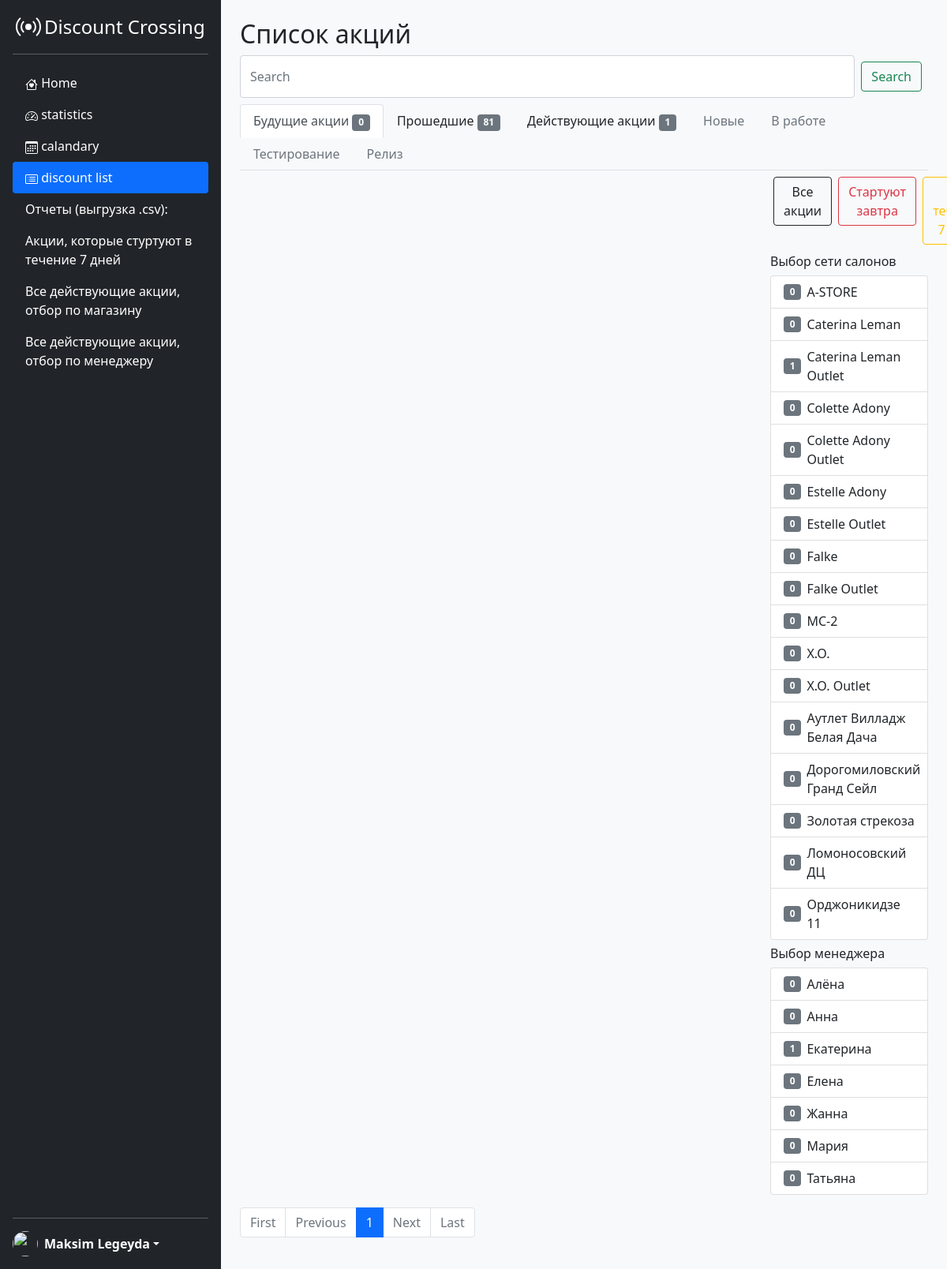
Screenshot of /discountList with the database file from the repository.
### shops/models.py (models this page shows, shortened)
class Shop(models.Model):
    title = models.CharField(max_length=250, null=True, verbose_name='Наименование магазина')
    manager = models.ManyToManyField(ShopManagers)
    countFutureDiscount = models.IntegerField(default=0, verbose_name='Количество будущих акций')
    countPastDiscount = models.IntegerField(default=0, verbose_name='Количество прошедших акций')
    countCurrentDiscount = models.IntegerField(default=0, verbose_name='Количество текущих акций')
    class Meta:
        verbose_name = 'Магазин'
        verbose_name_plural = 'Магазины'

class ShopManagers(models.Model):
    name = models.CharField(max_length=250, null=True, verbose_name='Руководить сети (акции)')
    phone = models.CharField(max_length=25, blank=True, default='+7', verbose_name='Телефон')
    countFutureDiscount = models.IntegerField(default=0, verbose_name='Количество будущих акций')
    countPastDiscount = models.IntegerField(default=0, verbose_name='Количество прошедших акций')
    countCurrentDiscount = models.IntegerField(default=0, verbose_name='Количество текущих акций')
    class Meta:
        verbose_name = 'Менеджер'
        verbose_name_plural = 'Менеджеры'

### discount/views.py (the view)
# urls.py: path('discountList', views.discountList, name='discountList'),
def discountList(request, shop_id=None):
    now = datetime.now()
    shopsList = Shop.objects.all().order_by('title')
    managers = ShopManagers.objects.all().order_by('name')
    discountCurrent = DiscountData.objects.filter(startDate__lte=now).filter(endDate__gte=now).order_by('-startDate')
    discountsOld = DiscountData.objects.filter(startDate__lte=now).filter(endDate__lte=now).order_by('-startDate')
    discountsFuture = DiscountData.objects.filter(startDate__gte=now).order_by('startDate')
    discountCounter = discountsFuture.count()
    discountCounterOld = discountsOld.count()
    discountCounterCurrent = discountCurrent.count()
    if request.path == '/discountList':
        discounts = discountsFuture
    elif request.path == '/OldDiscountList':
        discounts = discountsOld
    elif request.path == '/CurrentDiscountList':
        discounts = discountCurrent
    paginator = Paginator(discounts, 7)
    page_number = request.GET.get('page')
    page_obj = paginator.get_page(page_number)
    context = {
        'discounts' : discounts,
        'counter' : discountCounter,
        'counterOLd' : discountCounterOld,
        'counterCurrent' : discountCounterCurrent,
        'shopListItem' : shopsList,
        'page_obj' : page_obj,
        'managers' : managers,
    }
    return render(request, template_name='discount_list.html', context=context)

### templates/discount_list.html (shortened to what this page needs)
{% extends 'base.html' %}
{% block content %}
<div class="p-4 bg-light" style="width: 100%;">
<h2 class="">Список акций</h2>
    <form class="form-inline my-2 my-lg-0 d-flex" action="{% url 'search_results' %}" method="get">
      <input name="q" class="form-control mr-sm-2" type="search" placeholder="Search" aria-label="Search">
      <button class="btn btn-outline-success m-2" type="submit">Search</button>
    </form>
  <ul class="nav nav-tabs mt-2">
    <li class="nav-item">
      {% url 'discountList' as url_discountList %}
      <a class="nav-link link-dark {% if url_discountList in request.path %}active{% endif %}"
      href="/discountList">Будущие акции <span class="badge bg-secondary">{{ counter }}</span></a>
    </li>
    <li class="nav-item">
      {% url 'OldDiscountList' as url_OldDiscountList %}
      <a class="nav-link link-dark {% if url_OldDiscountList in request.path %}active{% endif %}"
      href="/OldDiscountList">Прошедшие <span class="badge bg-secondary">{{ counterOLd }}</span></a>
    </li>
    <li class="nav-item">
      {% url 'CurrentDiscountList' as url_CurrentDiscountList %}
      <a class="nav-link link-dark {% if url_CurrentDiscountList in request.path %}active{% endif %}"
      href="/CurrentDiscountList">Действующие акции <span class="badge bg-secondary">{{ counterCurrent }}</span></a>
    </li>
    <li class="nav-item">
      <a class="nav-link disabled link-dark" href="#">Новые</a>
    </li>
    <li class="nav-item">
      <a class="nav-link disabled link-dark" href="#">В работе</a>
    </li>
    <li class="nav-item">
      <a class="nav-link disabled link-dark" href="#">Тестирование</a>
    </li>
    <li class="nav-item">
      <a class="nav-link disabled link-dark" href="#">Релиз</a>
    </li>
  </ul>
<div class="content" style="min-height: 79vh;">
<div class="row">
<div class="col">
</div>
<div class="col-3 mt-1 pr-5">
  <div class="d-flex">
    <form class="m-1" action="{% url 'discountList' %}" method="get">
      <button type="submit" class="btn btn-outline-dark">Все акции</button>
    </form>
    <form class="m-1" action="{% url 'startTomorrow' %}" method="get">
      <button type="submit" class="btn btn-outline-danger">Стартуют завтра</button>
    </form>
    <form class="m-1" action="{% url 'startWithinAWeek' %}" method="get">
      <button type="submit" class="btn btn-outline-warning">В течение 7 дней</button>
    </form>
  </div>
  <h6 class="mt-2">Выбор сети салонов</h6>
  <ul class="list-group">
    {% for shop in shopListItem %}
      <li class="list-group-item d-flex align-items-center">
          {% if url_discountList in request.path %}<span class="badge bg-secondary">{{ shop.countFutureDiscount }}</span>{% endif %}
        <a class="link-dark" style="text-decoration: none; margin-left: 7px;" href="shop/filter/discountList/{{ shop.id }}">{{ shop.title }}</a>
      </li>
    {% endfor %}
  </ul>
  <h6 class="mt-2">Выбор менеджера</h6>
  <ul class="list-group">
    {% for manager in managers %}
      <li class="list-group-item d-flex align-items-center">
          {% if url_discountList in request.path %}<span class="badge bg-secondary">{{ manager.countFutureDiscount }}</span>{% endif %}
        <a class="link-dark" style="text-decoration: none; margin-left: 7px;" href="manager/filter/discountList/{{ manager.id }}">{{ manager.name }}</a>
      </li>
    {% endfor %}
  </ul>
</div>
</div>
</div>
<nav aria-label="..." class="mt-3" style="bottom: 0;">
  <ul class="pagination">
    <li class="page-item {% if not page_obj.has_previous %}disabled{% endif %}">
      {% if page_obj.has_previous %}
      <a class="page-link" href="?page=1">First</a>
      {% else %}
      <span class="page-link">First</span>
      {% endif %}
    </li>
    <li class="page-item {% if not page_obj.has_previous %}disabled{% endif %}">
      {% if page_obj.has_previous %}
      <a class="page-link" href="?page={{ page_obj.previous_page_number }}">Previous</a>
      {% else %}
      <span class="page-link">Previous</span>
      {% endif %}
    </li>
    {% for i in page_obj.paginator.page_range %}
    {% if page_obj.number == i %}
    <li class="page-item active" aria-current="page">
      <span class="page-link">{{ i }}</span>
    </li>
    {% elif i > page_obj.number|add:'-3' and i < page_obj.number|add:'3' %}
    <li class="page-item"><a class="page-link" href="?page={{ i }}">{{ i }}</a></li>
    {% endif %}
    {% endfor %}
    <li class="page-item {% if not page_obj.has_next %}disabled{% endif %}">
      {% if page_obj.has_next %}
      <a class="page-link" href="?page={{ page_obj.next_page_number }}">Next</a>
      {% else %}
      <span class="page-link">Next</span>
      {% endif %}
    </li>
    <li class="page-item {% if not page_obj.has_next %}disabled{% endif %}">
      {% if page_obj.has_next %}
      <a class="page-link" href="?page={{ page_obj.paginator.num_pages }}">Last</a>
      {% else %}
      <span class="page-link">Last</span>
      {% endif %}
    </li>
  </ul>
</nav>
</div>
{% endblock %}

### static/css/sidebars.css (style rules this page uses)
body { min-height: 100vh; min-height: -webkit-fill-available; }
html { height: -webkit-fill-available; overflow-x: hidden; margin-right: calc(-1 * (100vw - 100%)); }

### rows the page displays
Shop: countFutureDiscount "0", title "A-STORE"
Shop: countFutureDiscount "0", title "Caterina Leman"
Shop: countFutureDiscount "1", title "Caterina Leman Outlet"
Shop: countFutureDiscount "0", title "Colette Adony"
Shop: countFutureDiscount "0", title "Colette Adony Outlet"
Shop: countFutureDiscount "0", title "Estelle Adony"
Shop: countFutureDiscount "0", title "Estelle Outlet"
Shop: countFutureDiscount "0", title "Falke"
Shop: countFutureDiscount "0", title "Falke Outlet"
Shop: countFutureDiscount "0", title "MC-2"
Shop: countFutureDiscount "0", title "X.O."
Shop: countFutureDiscount "0", title "X.O. Outlet"
Shop: countFutureDiscount "0", title "Аутлет Вилладж Белая Дача"
Shop: countFutureDiscount "0", title "Дорогомиловский Гранд Сейл"
Shop: countFutureDiscount "0", title "Золотая стрекоза"
Shop: countFutureDiscount "0", title "Ломоносовский ДЦ"
Shop: countFutureDiscount "0", title "Орджоникидзе 11"
ShopManagers: countFutureDiscount "0", name "Алёна"
ShopManagers: countFutureDiscount "0", name "Анна"
ShopManagers: countFutureDiscount "1", name "Екатерина"
ShopManagers: countFutureDiscount "0", name "Елена"
ShopManagers: countFutureDiscount "0", name "Жанна"
ShopManagers: countFutureDiscount "0", name "Мария"
ShopManagers: countFutureDiscount "0", name "Татьяна"

### other values shown
{{ counter }} "0"
{{ counterOLd }} "81"
{{ counterCurrent }} "1"
{{ i }} "1"
